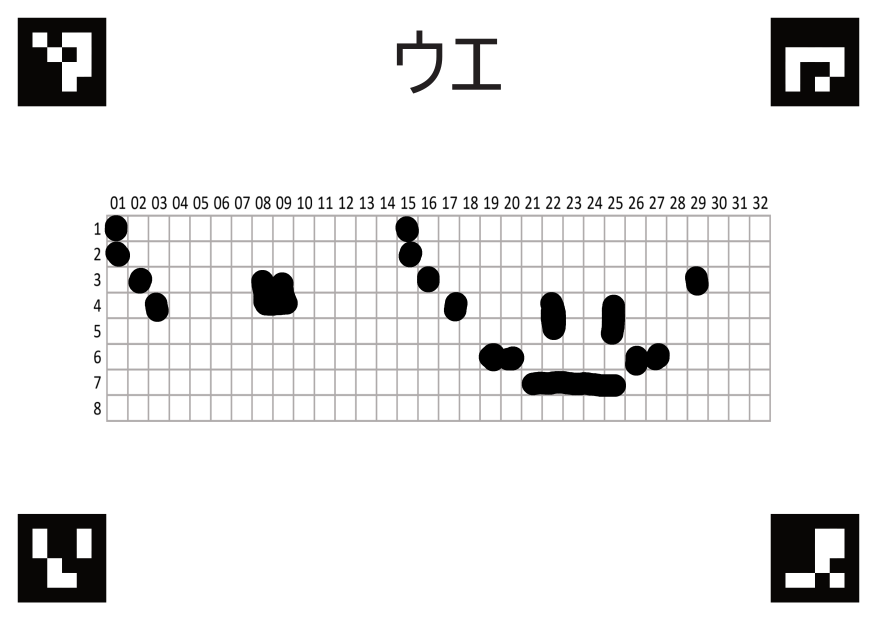
#> input picture ふりふりマークシート読み取り/image/marksheet_test.png, 3508 x 2481 px (shown at 1/4 size)
$ python read.py
#> lines starting #> are read from the running program, lines starting #| are printed output that depends on the picture
#> in crop_image_with_aruco, image is the input picture: shape (2481, 3508, 3); mean B, G, R 232.9, 232.9, 233.2
#| 画像サイズ: (2481, 3508, 3)
import cv2
import numpy as np
from typing import List, Tuple, Optional

class OMRReader:
    def __init__(self):
        """OMRリーダーの初期化"""
        # ArUcoマーカーの辞書を定義（7x7のマーカー、ID 0,1,2,3 を端に配置）
        self.aruco_dict = cv2.aruco.getPredefinedDictionary(cv2.aruco.DICT_7X7_50)
        self.aruco_params = cv2.aruco.DetectorParameters()

        # 歪みに強い検出パラメータを設定
        self.aruco_params.adaptiveThreshWinSizeMin = 3
        self.aruco_params.adaptiveThreshWinSizeMax = 23
        self.aruco_params.adaptiveThreshWinSizeStep = 10
        self.aruco_params.adaptiveThreshConstant = 7

        # 歪みに対応するため、より柔軟な形状検出パラメータ
        self.aruco_params.minMarkerPerimeterRate = 0.02  # より小さなマーカーも検出
        self.aruco_params.maxMarkerPerimeterRate = 6.0    # より大きなマーカーも検出
        self.aruco_params.polygonalApproxAccuracyRate = 0.05  # より柔軟な多角形近似
        self.aruco_params.minCornerDistanceRate = 0.03    # より近いコーナーも許可
        self.aruco_params.minDistanceToBorder = 1         # 境界に近いマーカーも検出
        self.aruco_params.minMarkerDistanceRate = 0.03     # より近いマーカー間距離も許可

        # コーナー検出の精度向上（歪み補正）
        self.aruco_params.cornerRefinementMethod = cv2.aruco.CORNER_REFINE_SUBPIX
        self.aruco_params.cornerRefinementWinSize = 7     # より大きなウィンドウサイズ
        self.aruco_params.cornerRefinementMaxIterations = 50  # より多くの反復
        self.aruco_params.cornerRefinementMinAccuracy = 0.05  # より低い精度閾値

        # マーカー内部の処理（歪み対応）
        self.aruco_params.markerBorderBits = 1
        self.aruco_params.perspectiveRemovePixelPerCell = 6  # より大きなセルサイズ
        self.aruco_params.perspectiveRemoveIgnoredMarginPerCell = 0.2  # より大きなマージン
        self.aruco_params.maxErroneousBitsInBorderRate = 0.5  # より多くのエラーを許可
        self.aruco_params.minOtsuStdDev = 3.0              # より低い標準偏差閾値
        self.aruco_params.errorCorrectionRate = 0.8        # より高いエラー訂正率

        self.detector = cv2.aruco.ArucoDetector(self.aruco_dict, self.aruco_params)

        # マークシートの設定
        self.marker_corners = []  # ArUcoマーカーの4つの角
        self.perspective_matrix = None

    def preprocess_image(self, image: np.ndarray) -> np.ndarray:
        """
        画像の前処理を行い、ArUcoマーカーの検出精度を向上させる（歪み対応版）

        Args:
            image: 入力画像

        Returns:
            前処理された画像
        """
        # グレースケール変換
        if image.ndim == 3:
            gray = cv2.cvtColor(image, cv2.COLOR_BGR2GRAY)
        else:
            gray = image.copy()

        # ノイズ除去（歪みがある場合、より強力なノイズ除去）
        denoised = cv2.medianBlur(gray, 5)  # カーネルサイズを大きく

        # コントラスト調整（CLAHE）- 歪みによる不均一な照明に対応
        clahe = cv2.createCLAHE(clipLimit=3.0, tileGridSize=(8, 8))  # clipLimitを上げる
        enhanced = clahe.apply(denoised)

        # ガウシアンブラーで微細なノイズを除去
        blurred = cv2.GaussianBlur(enhanced, (3, 3), 0)

        # 歪み補正のための追加処理
        # 1. モルフォロジー演算でマーカーの形状を改善
        kernel = cv2.getStructuringElement(cv2.MORPH_RECT, (3, 3))
        morphed = cv2.morphologyEx(blurred, cv2.MORPH_CLOSE, kernel)

        # 2. エッジ強調でマーカーの境界を明確化
        edges = cv2.Canny(morphed, 50, 150)
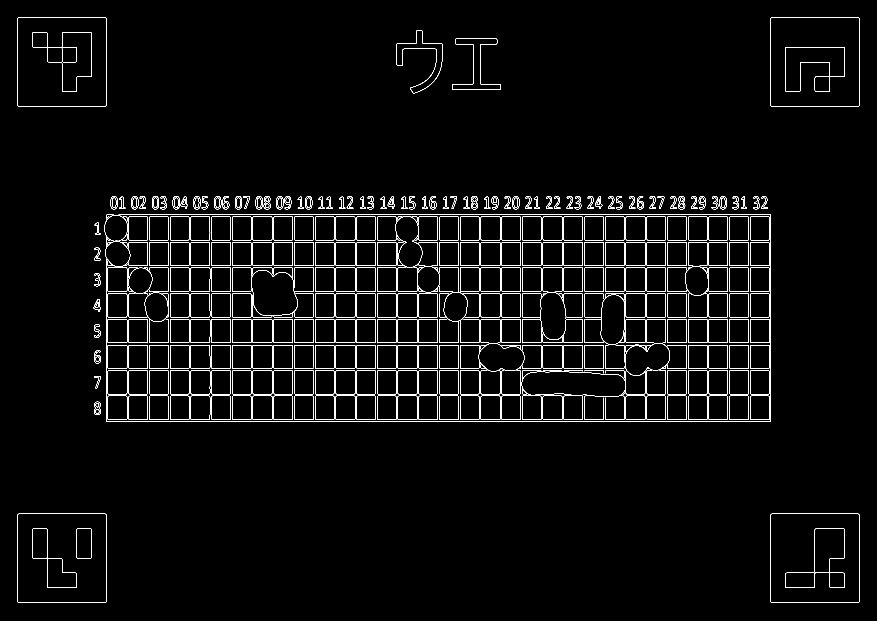
#> edges: shape (2481, 3508) (shown at 1/4 size); 1.4% white in thin lines or dots

        # 3. エッジと元画像を組み合わせて最終画像を作成
        final = cv2.addWeighted(morphed, 0.8, edges, 0.2, 0)
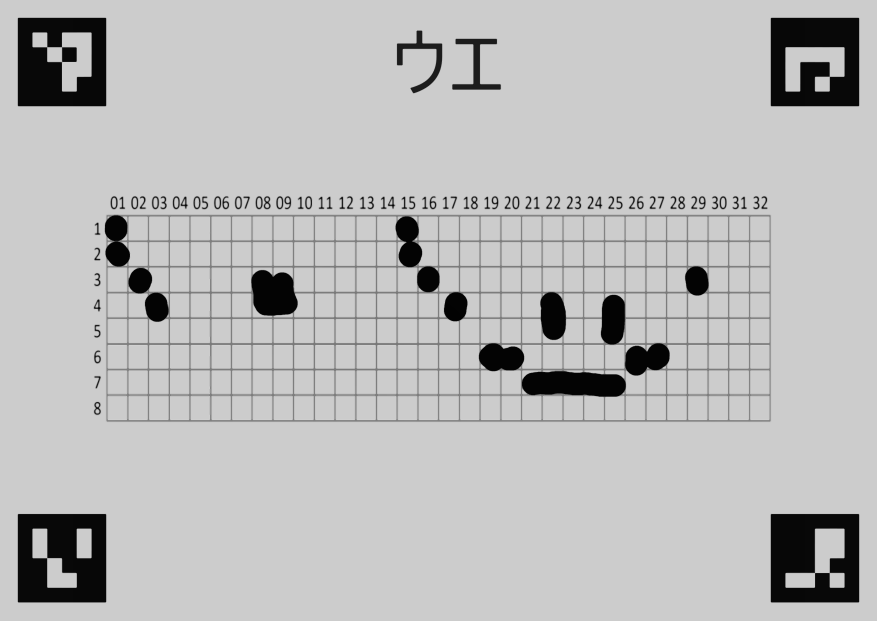
#> final: shape (2481, 3508) (shown at 1/4 size); min 2, max 244, mean 186.8

        return final

    def detect_aruco_markers(self, image: np.ndarray, use_preprocessing: bool = True) -> Tuple[List, List]:
        """
        ArUcoマーカーを検出する（回転対応版）

        Args:
            image: 入力画像
            use_preprocessing: 前処理を使用するかどうか

        Returns:
            corners: 検出されたマーカーの角の座標
            ids: 検出されたマーカーのID
        """
        # 前処理を適用
        if use_preprocessing:
            processed_image = self.preprocess_image(image)
        else:
            processed_image = cv2.cvtColor(image, cv2.COLOR_BGR2GRAY) if image.ndim == 3 else image

        # 複数の回転角度で検出を試行
        best_corners = None
        best_ids = None
        max_detected = 0

        # 0度、90度、180度、270度で回転させて検出
        for angle in [0, 90, 180, 270]:
            if angle == 0:
                rotated_image = processed_image
            else:
                h, w = processed_image.shape
                center = (w // 2, h // 2)
                rotation_matrix = cv2.getRotationMatrix2D(center, angle, 1.0)
                rotated_image = cv2.warpAffine(processed_image, rotation_matrix, (w, h))

            corners, ids, _ = self.detector.detectMarkers(rotated_image)

            if ids is not None and len(ids) > max_detected:
                max_detected = len(ids)
                best_corners = corners
                best_ids = ids

                # 4つ検出できたら即座に返す
                if len(ids) >= 4:
                    break
#> this loop made 4 passes
#> pass 2, in detect_aruco_markers, `rotated_image = cv2.warpAffine(processed_image, rotation_matrix, (w, h))`:
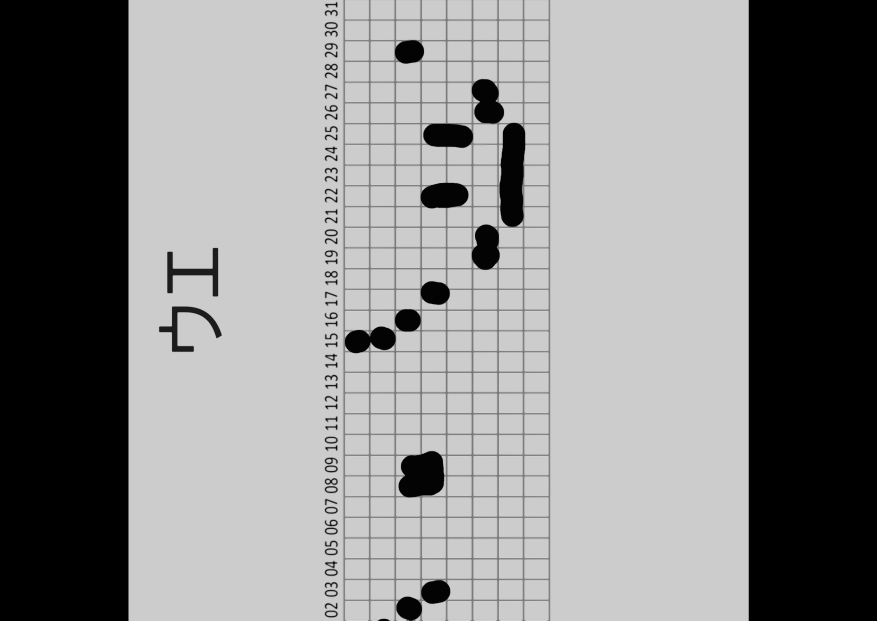
#> rotated_image: shape (2481, 3508) (shown at 1/4 size); min 0, max 238, mean 136.6
#> pass 3, in detect_aruco_markers, `rotated_image = cv2.warpAffine(processed_image, rotation_matrix, (w, h))`:
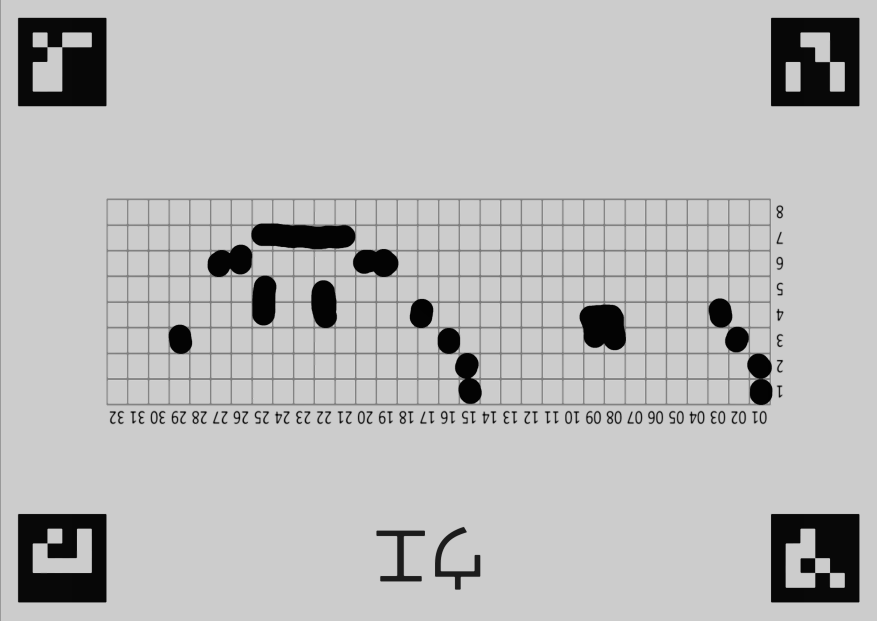
#> rotated_image: shape (2481, 3508) (shown at 1/4 size); min 0, max 244, mean 186.8
#> after the loop:
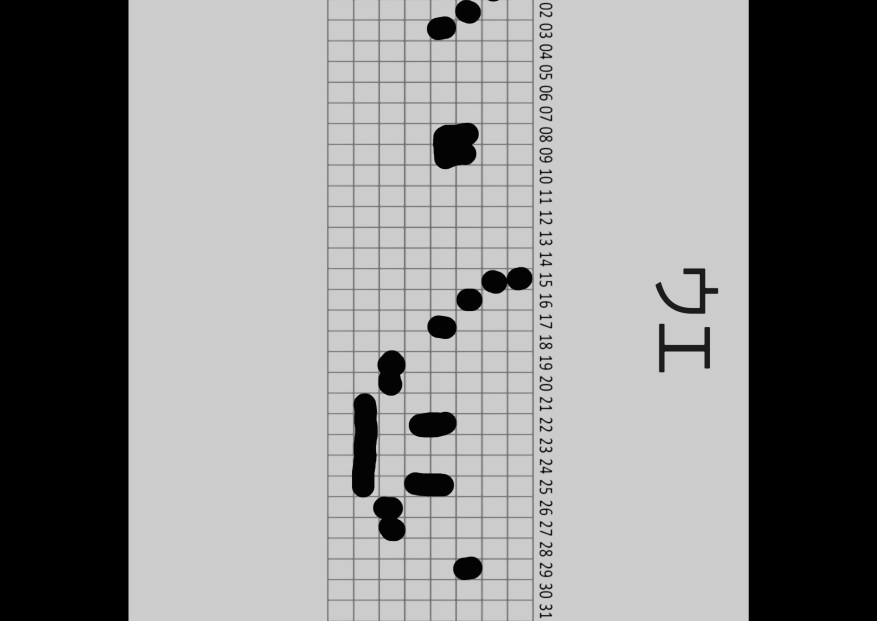
#> rotated_image: shape (2481, 3508) (shown at 1/4 size); min 0, max 238, mean 136.6
#> after the loop, max_detected = 0

        return best_corners, best_ids


    # [231 lines left out: functions detect_aruco_markers_flexible, visualize_detection, find_marker_corners, correct_perspective, not called in this run]

    def crop_image_with_aruco(self, image_path: str, output_path: str = "crop.png",
                            output_size: Optional[Tuple[int, int]] = None,
                            crop_rect: Optional[Tuple[int, int, int, int]] = None) -> bool:
        """
        ArUcoマーカーを検出して画像をクロップする

        Args:
            image_path: 入力画像のパス
            output_path: 出力画像のパス
            output_size: 出力画像のサイズ (width, height)。None で比率維持の自動サイズ
            crop_rect: 透視補正後に切り出す絶対矩形 (x, y, X, Y)

        Returns:
            成功した場合True、失敗した場合False
        """
        # 画像を読み込み
        image = cv2.imread(image_path)
        if image is None:
            print(f"エラー: 画像を読み込めませんでした: {image_path}")
            return False

        print(f"画像サイズ: {image.shape}")

        # ArUcoマーカーを検出
        corners, ids = self.detect_aruco_markers(image)
        print(f"検出されたマーカー数: {len(ids) if ids is not None else 0}")
#| 検出されたマーカー数: 0

        if ids is not None:
            print(f"検出されたマーカーID: {ids.flatten().tolist()}")

        if ids is None or len(ids) < 4:
            print("エラー: 4つのArUcoマーカーが検出されませんでした")
            return False

        # マーカーの角を特定
        marker_corners = self.find_marker_corners(corners, ids)
        if marker_corners is None:
            print("エラー: マーカーの角を特定できませんでした")
            return False

        print(f"検出されたマーカー角の座標:")
        for i, corner in enumerate(marker_corners):
            print(f"  角{i}: ({corner[0]:.1f}, {corner[1]:.1f})")

        # 透視変換で画像を補正（比率維持。output_sizeがNoneなら自動）
        corrected_image = self.correct_perspective(image, marker_corners, output_size)

        # 必要に応じて絶対座標で追加クロップ
        if crop_rect is not None:
            x, y, X, Y = crop_rect
            h, w = corrected_image.shape[:2]
            # 座標を安全にクリップ
            x = max(0, min(int(x), w))
            X = max(0, min(int(X), w))
            y = max(0, min(int(y), h))
            Y = max(0, min(int(Y), h))
            # 左上/右下の正規化
            x1, x2 = sorted([x, X])
            y1, y2 = sorted([y, Y])
            if x2 - x1 <= 0 or y2 - y1 <= 0:
                print("エラー: crop_rect の範囲が無効です")
                return False
            corrected_image = corrected_image[y1:y2, x1:x2]

        # クロップした画像を保存
        success = cv2.imwrite(output_path, corrected_image)
        if success:
            print(f"クロップした画像を保存しました: {output_path}")
            print(f"出力画像サイズ: {corrected_image.shape[1]}x{corrected_image.shape[0]}")
            return True
        else:
            print(f"エラー: 画像の保存に失敗しました: {output_path}")
            return False


def main():
    """メイン処理"""
    omr_reader = OMRReader()

    # テスト画像のパス
    image_path = "image/marksheet_test.png"

    try:
        print("=== ArUcoマーカー検出とクロップ処理 ===")

        # ArUcoマーカーを検出して画像をクロップ（比率を維持）
        success = omr_reader.crop_image_with_aruco(
            image_path=image_path,
            output_path="crop.png",
            output_size=None,  # Noneで元比率を維持したサイズを自動計算
            # 絶対座標クロップ（必要に応じて変更）
            crop_rect=(180, 620, 2835, 1440)
        )

        if success:
            print("クロップ処理が完了しました！")
        else:
            print("クロップ処理に失敗しました。")
            return

    except Exception as e:
        print(f"エラーが発生しました: {e}")

if __name__ == "__main__":
    main()
